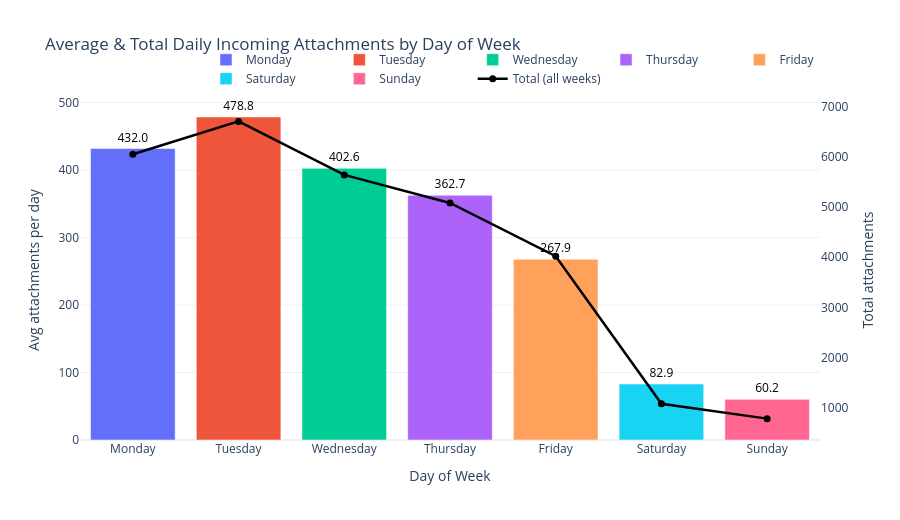

Source (notebook cell):
### Markdown cell above
### Daily Incoming Data by Day of Week

### Code cell
import plotly.graph_objects as go
import pandas as pd

# Prepare: ensure created_date and day_of_week columns
_df = data.copy()
_df['created_date'] = pd.to_datetime(_df['created_at']).dt.date
_df['dow_num'] = pd.to_datetime(_df['created_at']).dt.dayofweek   # 0=Mon … 6=Sun
_df['dow_name'] = pd.to_datetime(_df['created_at']).dt.day_name()

# Count attachment_ids per date
daily_counts = (
    _df.groupby(['created_date', 'dow_num', 'dow_name'])['attachment_id']
    .count()
    .reset_index(name='count')
)

# Average & total per day-of-week (for summary stats)
dow_summary = (
    daily_counts.groupby(['dow_num', 'dow_name'])['count']
    .agg(avg='mean', total='sum')
    .reset_index()
    .sort_values('dow_num')
)

# Ordered day names for x-axis
dow_order = ['Monday', 'Tuesday', 'Wednesday', 'Thursday', 'Friday', 'Saturday', 'Sunday']
dow_colors = {
    'Monday':    '#636EFA',
    'Tuesday':   '#EF553B',
    'Wednesday': '#00CC96',
    'Thursday':  '#AB63FA',
    'Friday':    '#FFA15A',
    'Saturday':  '#19D3F3',
    'Sunday':    '#FF6692',
}

fig = go.Figure()

# One bar trace per day-of-week (average count) with avg label on top
for dow in dow_order:
    row = dow_summary[dow_summary['dow_name'] == dow]
    if row.empty:
        continue
    avg_val = row['avg'].values[0]
    fig.add_trace(go.Bar(
        x=[dow],
        y=[avg_val],
        name=dow,
        marker_color=dow_colors[dow],
        showlegend=True,
        text=[f'{avg_val:.1f}'],
        textposition='outside',
        textfont=dict(size=12, color='black'),
    ))

# Line trace: total incoming per day-of-week (secondary y)
fig.add_trace(go.Scatter(
    x=dow_summary['dow_name'],
    y=dow_summary['total'],
    name='Total (all weeks)',
    mode='lines+markers',
    line=dict(color='black', width=2.5),
    marker=dict(size=7, color='black'),
    yaxis='y2',
))

fig.update_layout(
    title=dict(
        text='Average & Total Daily Incoming Attachments by Day of Week',
        font=dict(size=17),
    ),
    xaxis=dict(
        categoryorder='array',
        categoryarray=dow_order,
        title='Day of Week',
    ),
    yaxis=dict(title='Avg attachments per day', side='left'),
    yaxis2=dict(
        title='Total attachments',
        overlaying='y',
        side='right',
        showgrid=False,
    ),
    barmode='group',
    legend=dict(orientation='h', yanchor='bottom', y=1.02, xanchor='right', x=1),
    template='plotly_white',
    height=520,
)

fig.show()

### Figure 1 — Plotly figure (JSON) as saved in the notebook; plotly's stock layout.template omitted (floating-point values rounded to 4 significant figures)
{"data": [{"marker": {"color": "#636EFA"}, "name": "Monday", "showlegend": true, "text": ["432.0"], "textfont": {"color": "black", "size": 12}, "textposition": "outside", "type": "bar", "x": ["Monday"], "y": [432]}, {"marker": {"color": "#EF553B"}, "name": "Tuesday", "showlegend": true, "text": ["478.8"], "textfont": {"color": "black", "size": 12}, "textposition": "outside", "type": "bar", "x": ["Tuesday"], "y": [478.8]}, {"marker": {"color": "#00CC96"}, "name": "Wednesday", "showlegend": true, "text": ["402.6"], "textfont": {"color": "black", "size": 12}, "textposition": "outside", "type": "bar", "x": ["Wednesday"], "y": [402.6]}, {"marker": {"color": "#AB63FA"}, "name": "Thursday", "showlegend": true, "text": ["362.7"], "textfont": {"color": "black", "size": 12}, "textposition": "outside", "type": "bar", "x": ["Thursday"], "y": [362.7]}, {"marker": {"color": "#FFA15A"}, "name": "Friday", "showlegend": true, "text": ["267.9"], "textfont": {"color": "black", "size": 12}, "textposition": "outside", "type": "bar", "x": ["Friday"], "y": [267.9]}, {"marker": {"color": "#19D3F3"}, "name": "Saturday", "showlegend": true, "text": ["82.9"], "textfont": {"color": "black", "size": 12}, "textposition": "outside", "type": "bar", "x": ["Saturday"], "y": [82.92]}, {"marker": {"color": "#FF6692"}, "name": "Sunday", "showlegend": true, "text": ["60.2"], "textfont": {"color": "black", "size": 12}, "textposition": "outside", "type": "bar", "x": ["Sunday"], "y": [60.23]}, {"line": {"color": "black", "width": 2.5}, "marker": {"color": "black", "size": 7}, "mode": "lines+markers", "name": "Total (all weeks)", "type": "scatter", "x": ["Monday", "Tuesday", "Wednesday", "Thursday", "Friday", "Saturday", "Sunday"], "y": [6048, 6703, 5637, 5078, 4018, 1078, 783], "yaxis": "y2"}], "layout": {"barmode": "group", "height": 520, "legend": {"orientation": "h", "x": 1, "xanchor": "right", "y": 1.02, "yanchor": "bottom"}, "title": {"font": {"size": 17}, "text": "Average & Total Daily Incoming Attachments by Day of Week"}, "xaxis": {"categoryarray": ["Monday", "Tuesday", "Wednesday", "Thursday", "Friday", "Saturday", "Sunday"], "categoryorder": "array", "title": {"text": "Day of Week"}}, "yaxis": {"side": "left", "title": {"text": "Avg attachments per day"}}, "yaxis2": {"overlaying": "y", "showgrid": false, "side": "right", "title": {"text": "Total attachments"}}}}
